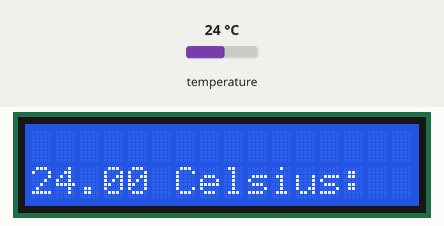
Simulated run of this sketch. Board: Arduino Uno, built with avr-gcc and run on an emulated ATmega328P. Parts: 16×2 character LCD. The test bench sets the inputs (shaded band); at power-on: temperature 24 °C.

Above: at 1.2 s.
1.3 s: temperature set to 12 °C
At 2.4 s:
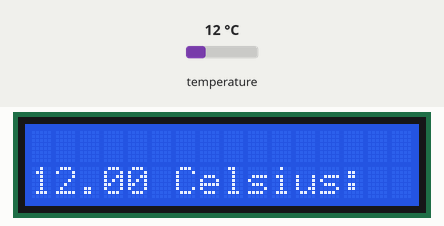
3.2 s: temperature set to 19 °C
At 4.6 s:
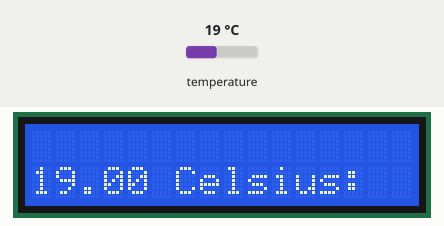
4.9 s: temperature set to 28 °C
At 5.8 s:
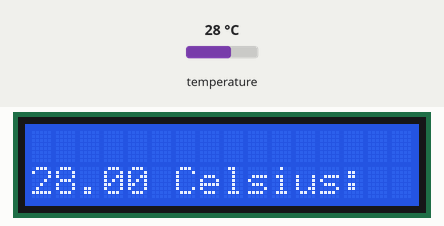
Timing chart, 0 to 7.9 s (numbered marks = the images above; inputs shaded):
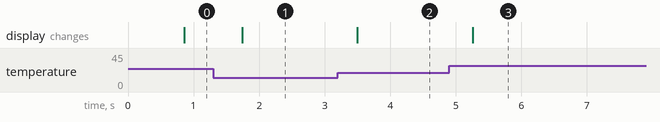

Measured:
- after the input at 1.3 s, the display: changes after 0.44 s (image 1)
- after the input at 3.2 s, the display: changes after 0.30 s (image 2)
- after the input at 4.9 s, the display: changes after 0.36 s (image 3)

The sketch:

MilktempAlarm.ino
```cpp
#include <OneWire.h>
#include <DallasTemperature.h>

#include <Wire.h>
#include <LiquidCrystal_I2C.h>

LiquidCrystal_I2C lcd(0x27,16,2);

#define ONE_WIRE_BUS 8
#define Buzzer 3

OneWire oneWire(ONE_WIRE_BUS);
DallasTemperature sensors(&oneWire);
DeviceAddress MilkThermometer;

float Celsius = 0;

void setup() {
  sensors.begin();
  lcd.init();
  lcd.backlight();
  Serial.print(sensors.getDeviceCount(), DEC);
}

void loop() {
  sensors.requestTemperatures();
  Celsius = sensors.getTempCByIndex(0);

  lcd.setCursor(0, 1);
  lcd.print(Celsius);
  lcd.print(" Celsius: ");
  lcd.setCursor(0, 2);
   delay(100);
    sensors.setHighAlarmTemp(MilkThermometer, 94);
}


  void checkAlarm(DeviceAddress deviceAddress)
{
  if (sensors.hasAlarm(deviceAddress))
  {
    digitalWrite(Buzzer,HIGH);
    }
    else{
      digitalWrite(Buzzer,LOW);
    }
}
```
